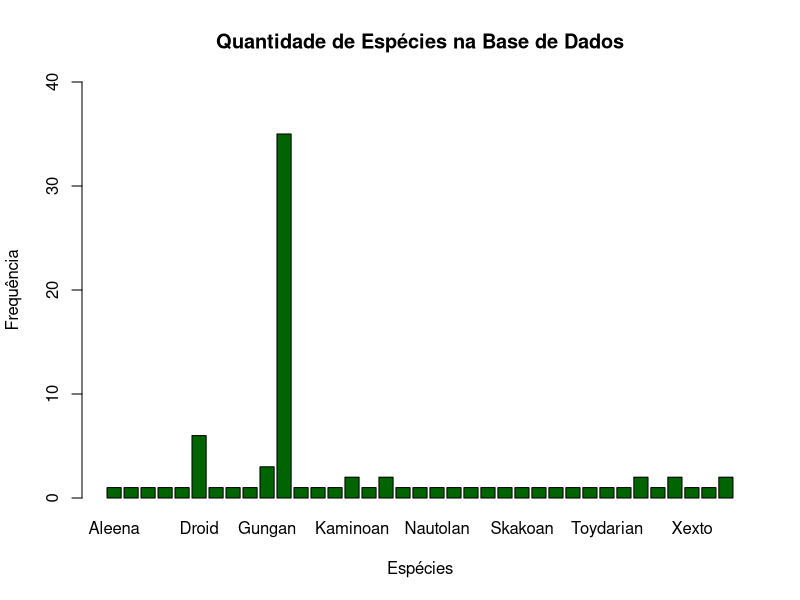
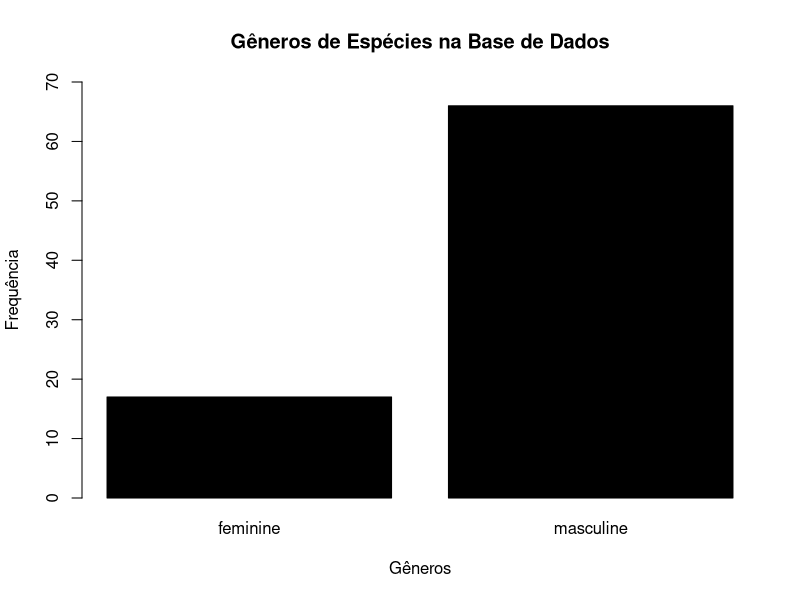

These figures' R source, in order:
library(dplyr)
library(skimr)
library(sqldf)

summary(starwars)
data(starwars)
starwars
help(starwars)
?starwars

#Gerar gráfico de barras (Demonstrar a quantidade de espécies existentes)
table(starwars$species)
barplot(table(starwars$species), main = "Quantidade de Espécies na Base de Dados",
        xlab = "Espécies", ylab = "Frequência", col = "darkgreen",
        ylim = c(0,40), breaks = c(10,20,30,40,50))

#Gerar gráfico de barras (Demonstrar a quantidade de gêneros existentes)
table(starwars$gender)
barplot(table(starwars$gender), main = "Gêneros de Espécies na Base de Dados",
        xlab = "Gêneros", ylab = "Frequência", col = "black", ylim = c(0,70))

#Relatório simples de dados no console - data-frame - função "skim"
skim(starwars)
